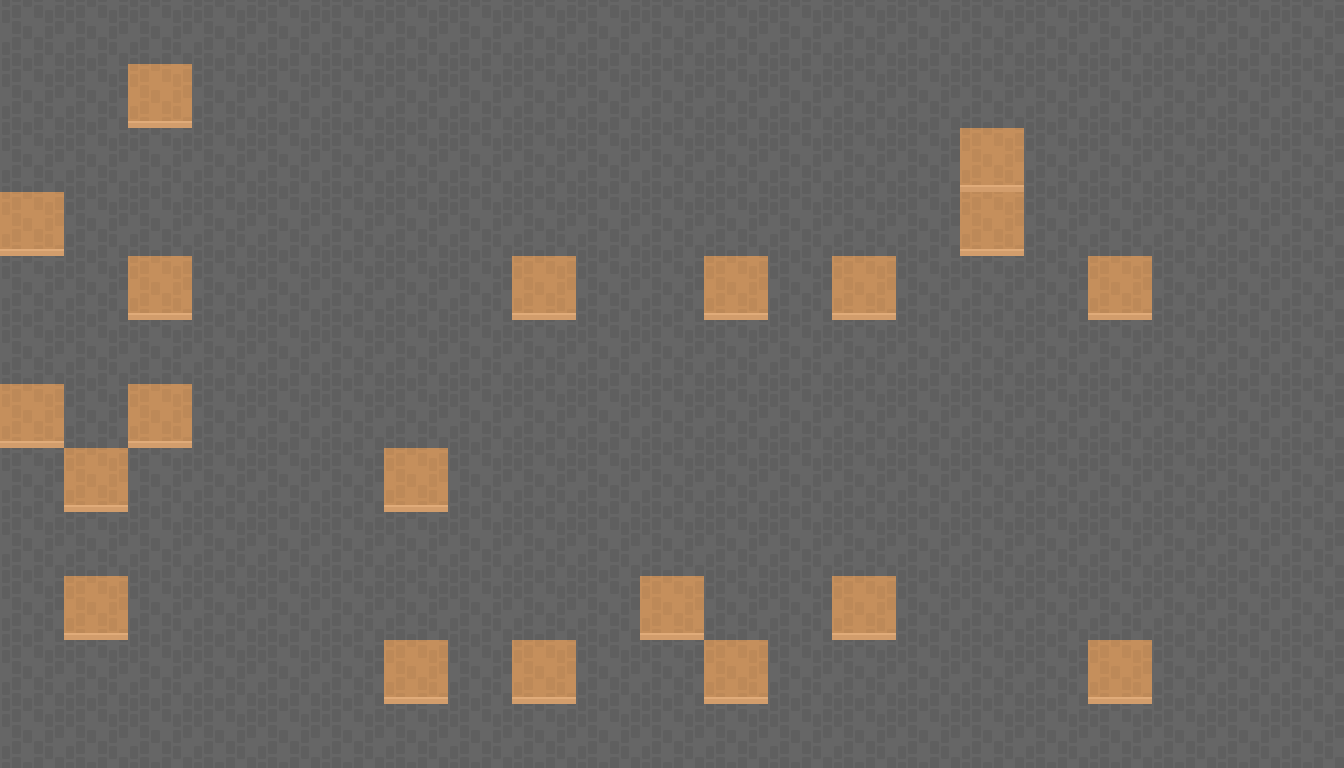

Rendered tile map (Tiled .tmx) drawn with the repository's tilesets; below, a short description and the full map source, tile grids included:
An orthogonal 21x12 tile map with 64x64 px tiles, 2 tile layers (Tile Layer 1, Tile Layer 2), 3 tilesets.

<map version="1.2" tiledversion="1.3.5" orientation="orthogonal" renderorder="right-down" width="21" height="12" tilewidth="64" tileheight="64" infinite="0" nextlayerid="3" nextobjectid="1">
 <tileset firstgid="1" name="rpgTile217" tilewidth="64" tileheight="64" tilecount="1" columns="1">
  <image source="Dragonsmaps/rpgTile217.png" width="64" height="64" />
 </tileset>
 <tileset firstgid="2" name="rpgTile133" tilewidth="64" tileheight="64" tilecount="1" columns="1">
  <image source="Dragonsmaps/rpgTile133.png" width="64" height="64" />
 </tileset>
 <tileset firstgid="3" name="rpgTile142" tilewidth="64" tileheight="64" tilecount="1" columns="1">
  <image source="Dragonsmaps/rpgTile142.png" width="64" height="64" />
 </tileset>
 <layer id="1" name="Tile Layer 1" width="21" height="12">
  <data encoding="csv">
2,2,2,2,2,2,2,2,2,2,2,2,2,2,2,2,2,2,2,2,2,
2,2,2,2,2,2,2,2,2,2,2,2,2,2,2,2,2,2,2,2,2,
2,2,2,2,2,2,2,2,2,2,2,2,2,2,2,2,2,2,2,2,2,
2,2,2,2,2,2,2,2,2,2,2,2,2,2,2,2,2,2,2,2,2,
2,2,2,2,2,2,2,2,2,2,2,2,2,2,2,2,2,2,2,2,2,
2,2,2,2,2,2,2,2,2,2,2,2,2,2,2,2,2,2,2,2,2,
2,2,2,2,2,2,2,2,2,2,2,2,2,2,2,2,2,2,2,2,2,
2,2,2,2,2,2,2,2,2,2,2,2,2,2,2,2,2,2,2,2,2,
2,2,2,2,2,2,2,2,2,2,2,2,2,2,2,2,2,2,2,2,2,
2,2,2,2,2,2,2,2,2,2,2,2,2,2,2,2,2,2,2,2,2,
2,2,2,2,2,2,2,2,2,2,2,2,2,2,2,2,2,2,2,2,2,
2,2,2,2,2,2,2,2,2,2,2,2,2,2,2,2,2,2,2,2,2
</data>
 </layer>
 <layer id="2" name="Tile Layer 2" width="21" height="12">
  <data encoding="csv">
0,0,0,0,0,0,0,0,0,0,0,0,0,0,0,0,0,0,0,0,0,
0,0,3,0,0,0,0,0,0,0,0,0,0,0,0,0,0,0,0,0,0,
0,0,0,0,0,0,0,0,0,0,0,0,0,0,0,3,0,0,0,0,0,
3,0,0,0,0,0,0,0,0,0,0,0,0,0,0,3,0,0,0,0,0,
0,0,3,0,0,0,0,0,3,0,0,3,0,3,0,0,0,3,0,0,0,
0,0,0,0,0,0,0,0,0,0,0,0,0,0,0,0,0,0,0,0,0,
3,0,3,0,0,0,0,0,0,0,0,0,0,0,0,0,0,0,0,0,0,
0,3,0,0,0,0,3,0,0,0,0,0,0,0,0,0,0,0,0,0,0,
0,0,0,0,0,0,0,0,0,0,0,0,0,0,0,0,0,0,0,0,0,
0,3,0,0,0,0,0,0,0,0,3,0,0,3,0,0,0,0,0,0,0,
0,0,0,0,0,0,3,0,3,0,0,3,0,0,0,0,0,3,0,0,0,
0,0,0,0,0,0,0,0,0,0,0,0,0,0,0,0,0,0,0,0,0
</data>
 </layer>
</map>
